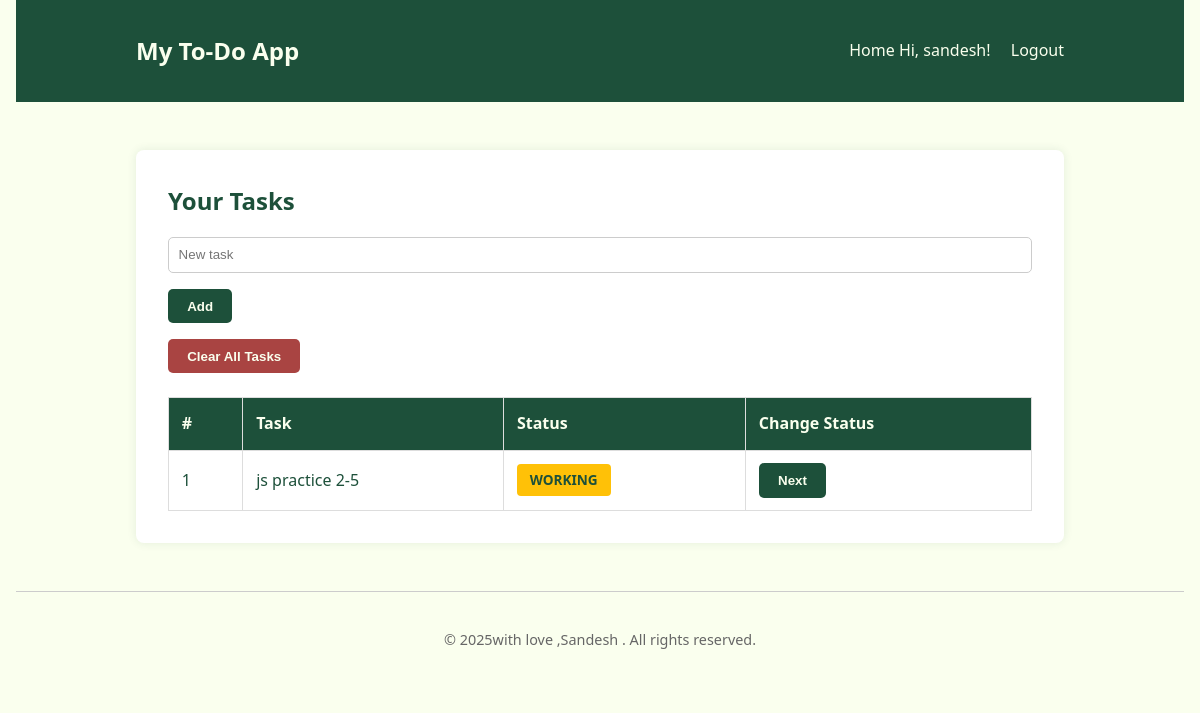
The page / (signed in) on the database as committed earlier.
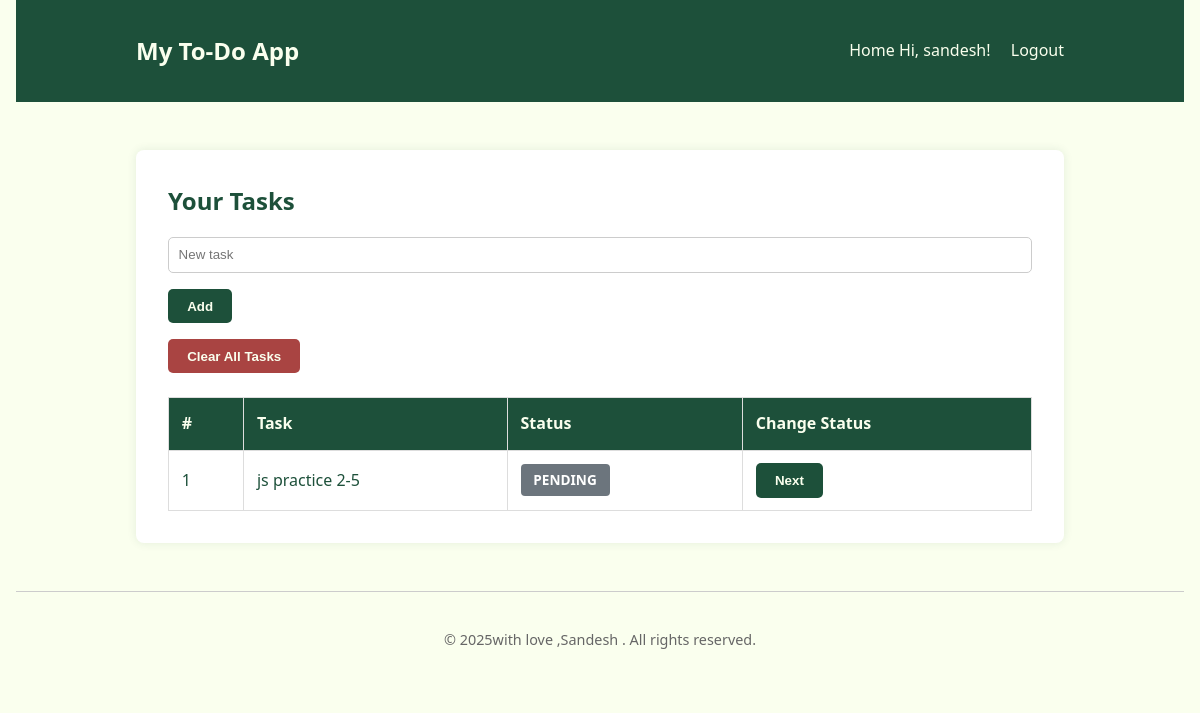
The same page on the database as committed later.
### app/models.py (models this page shows)
class Task(db.Model):
    id = db.Column(db.Integer, primary_key=True)
    title = db.Column(db.String(100), nullable=False)
    status = db.Column(db.String(20), default='Pending')
    user_id = db.Column(db.Integer, db.ForeignKey('user.id'), nullable=False)
    user = db.relationship('User', backref=db.backref('tasks', lazy=True))

### app/routes/tasks.py (the view)
@tasks_bp.route('/')
@login_required
def view_tasks():
    user_id = session.get('user_id')
    tasks = Task.query.filter_by(user_id=user_id).all()
    return render_template('tasks.html', tasks=tasks)

### app/__init__.py (called while the page is built)
def create_app():
    app = Flask(__name__)
    app.config['SECRET_KEY'] = 'your-secret-key'
    app.config['SQLALCHEMY_DATABASE_URI'] = 'sqlite:///todo.db'  # Using SQLite for simplicity
    app.config['SQLALCHEMY_TRACK_MODIFICATIONS'] = False
    db.init_app(app)
    from app.routes.auth import auth_bp
    from app.routes.tasks import tasks_bp
    app.register_blueprint(auth_bp)
    app.register_blueprint(tasks_bp)
    @app.context_processor
    def inject_current_year():
        from datetime import datetime
        return {'current_year': datetime.now().year}
    return app

### app/routes/tasks.py (called while the page is built)
def login_required(func):
    from functools import wraps
    @wraps(func)
    def decorated_function(*args, **kwargs):
        if 'user' not in session:
            flash('Please login first.', 'warning')
            return redirect(url_for('auth.login'))
        return func(*args, **kwargs)
    return decorated_function

### app/templates/tasks.html (shortened to what this page needs)
{% extends "base.html" %}
{% block content %}
<div class="task-box">
    <h2>Your Tasks</h2>
    <form action="{{ url_for('tasks.add_task') }}" method="POST" class="task-form">
        <input type="text" name="title" placeholder="New task" required />
        <button type="submit" class="btn">Add</button>
    </form>
    {% if tasks %}
    <form method="POST" action="{{ url_for('tasks.clear_tasks') }}">
        <button type="submit" class="btn btn-clear">Clear All Tasks</button>
    </form>
    <table class="task-table">
        <thead>
            <tr>
                <th>#</th>
                <th>Task</th>
                <th>Status</th>
                <th>Change Status</th>
            </tr>
        </thead>
        <tbody>
            {% for task in tasks %}
            <tr>
                <td data-label="#">{{ loop.index }}</td>
                <td data-label="Task">{{ task.title }}</td>
                <td data-label="Status">
                    <span class="badge {{ task.status|lower }}">{{ task.status }}</span>
                </td>
                <td data-label="Change Status">
                    <form action="{{ url_for('tasks.toggle_status', task_id=task.id) }}" method="POST" style="display:inline;">
                        <button type="submit" class="btn-small">Next</button>
                    </form>
                </td>
            </tr>
            {% endfor %}
        </tbody>
    </table>
    {% else %}
    <p>No tasks yet. Add one task to get started.</p>
    {% endif %}
</div>
{% endblock %}

Rows that differ between the two databases and show on the page:
changed Task "js practice 2-5": status "WORKING" → "PENDING"
